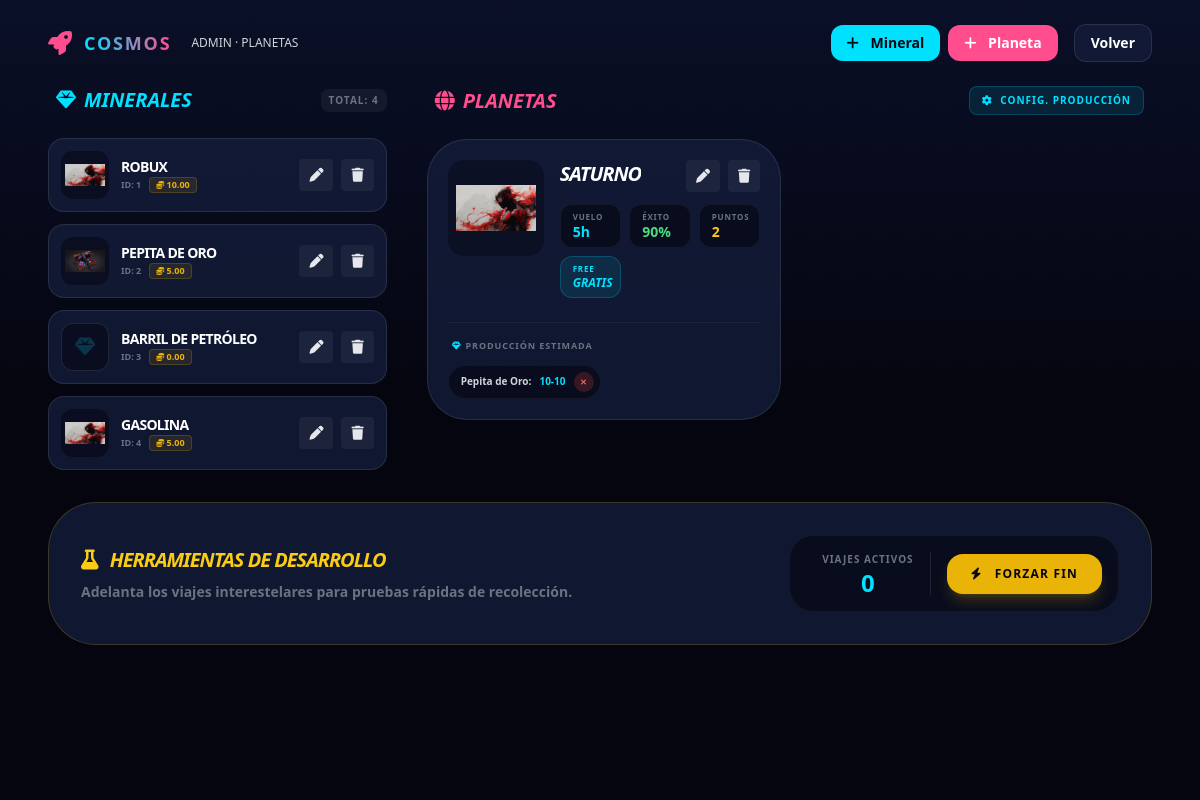
The page /dashboard/planets/ (signed in) on the database its author committed.
### game/models_planets.py (models this page shows, shortened)
class Mineral(models.Model):
    name = models.CharField(max_length=100)
    image = models.ImageField(upload_to="minerals/", null=True, blank=True)
    description = models.TextField(blank=True)
    gold_value = models.DecimalField(
        max_digits=12,
        decimal_places=2,
        default=Decimal('0.00'),
        help_text="Equivalencia en Cosmos Gold para 1 unidad de este mineral"
    )

class Planet(models.Model):
    name = models.CharField(max_length=100)
    image = models.ImageField(upload_to="planets/", null=True, blank=True)
    travel_time_base = models.PositiveIntegerField(help_text="Tiempo base en horas")
    success_rate_base = models.PositiveIntegerField(help_text="Porcentaje de éxito base (%)")
    puntos = models.PositiveIntegerField(default=0, help_text="Puntos máximos ganados por viaje exitoso")
    is_active = models.BooleanField(default=True)
    is_free = models.BooleanField(default=False)
    created_at = models.DateTimeField(auto_now_add=True)

class PlanetMineral(models.Model):
    planet = models.ForeignKey(Planet, on_delete=models.CASCADE, related_name="produced_minerals")
    mineral = models.ForeignKey(Mineral, on_delete=models.CASCADE)
    min_amount = models.PositiveIntegerField()
    max_amount = models.PositiveIntegerField()

### game/views_planets.py (the view, shortened to what this page needs)
# urls.py: path("dashboard/planets/", planets_admin, name="planets_admin"),
@login_required
@user_passes_test(is_admin)
def planets_admin(request):
    minerals = Mineral.objects.all()
    planets = Planet.objects.all()
    ongoing_count = MiningTrip.objects.filter(status='ongoing').count()
    return render(request, 'game/planets_admin.html', {
        'minerals': minerals,
        'planets': planets,
        'ongoing_count': ongoing_count,
    })

### game/views_planets.py (called while the page is built)
def is_admin(user):
    return user.is_superuser

### game/templates/game/planets_admin.html (shortened to what this page needs)
<!DOCTYPE html>
<html lang="es">
<head>
    <script src="https://cdn.tailwindcss.com"></script>
    <link rel="stylesheet" href="https://cdnjs.cloudflare.com/ajax/libs/font-awesome/6.4.0/css/all.min.css" />
    <link rel="stylesheet" href="https://cdnjs.cloudflare.com/ajax/libs/animate.css/4.1.1/animate.min.css"/>
</head>
<body class="min-h-screen bg-space text-white overflow-x-hidden relative">
    <div class="absolute inset-0 bg-[radial-gradient(circle,_rgba(255,255,255,0.15)_1px,_transparent_1px)] bg-[size:32px_32px] opacity-20"></div>
    <div class="absolute inset-0 bg-gradient-to-b from-blue-900/20 via-transparent to-pink-900/20"></div>
    <header class="relative z-10 px-6 py-6 flex items-center justify-between max-w-6xl mx-auto flex-wrap gap-4">
        <div class="flex items-center gap-3">
            <i class="fas fa-rocket text-pink text-2xl"></i>
            <span class="font-extrabold tracking-widest text-lg bg-gradient-to-r from-accent to-pink bg-clip-text text-transparent">COSMOS</span>
            <span class="text-xs text-gray-300 ml-2 hidden md:inline">ADMIN · PLANETAS</span>
        </div>
        <div class="flex items-center gap-2 flex-wrap justify-end">
            <button onclick="openCreateMineral()" class="bg-accent text-space px-4 py-2 rounded-xl text-sm font-black hover:scale-105 transition-all">
                <i class="fas fa-plus mr-2"></i> Mineral
            </button>
            <button onclick="openCreatePlanet()" class="bg-pink text-white px-4 py-2 rounded-xl text-sm font-black hover:scale-105 transition-all">
                <i class="fas fa-plus mr-2"></i> Planeta
            </button>
            <a href="{% url 'admin_dashboard' %}" class="bg-card backdrop-blur-xl border border-white/10 px-4 py-2 rounded-xl text-sm font-semibold hover:border-accent/40 transition-all ml-2">
                Volver
            </a>
        </div>
    </header>
    <main class="relative z-10 px-6 pb-12 max-w-6xl mx-auto space-y-8">
        <div class="grid lg:grid-cols-12 gap-8">
            <div class="lg:col-span-4 space-y-6">
                <div class="flex items-center justify-between px-2">
                    <h2 class="text-xl font-black flex items-center gap-2 text-accent italic">
                        <i class="fas fa-gem"></i> MINERALES
                    </h2>
                    <span class="text-[10px] bg-white/5 px-2 py-1 rounded-lg text-gray-500 font-bold uppercase tracking-widest">
                        Total: {{ minerals|length }}
                    </span>
                </div>
                <div class="space-y-3 max-h-[800px] overflow-y-auto pr-2 custom-scrollbar">
                    {% for m in minerals %}
                        <div class="group flex items-center gap-3 bg-card border border-white/10 p-3 rounded-2xl hover:border-accent/30 transition-all">
                            {% if m.image %}
                                <img src="{{ m.image.url }}" class="w-12 h-12 rounded-xl object-contain bg-space/50 p-1">
                            {% else %}
                                <div class="w-12 h-12 rounded-xl bg-space/50 flex items-center justify-center border border-white/10 text-accent/20">
                                    <i class="fas fa-gem text-xl"></i>
                                </div>
                            {% endif %}
                            <div class="flex-1">
                                <p class="font-black text-sm text-white uppercase tracking-tighter">{{ m.name }}</p>
                                <div class="flex items-center gap-2">
                                    <p class="text-[9px] text-gray-500 font-bold uppercase">ID: {{ m.id }}</p>
                                    <span class="text-[9px] bg-yellow-500/10 text-yellow-500 px-1.5 rounded border border-yellow-500/20 font-black">
                                        <i class="fas fa-coins text-[8px]"></i> {{ m.gold_value }}
                                    </span>
                                </div>
                            </div>
                            <div class="flex gap-2">
                                <button type="button" onclick="openEditMineral('{{ m.id }}', '{{ m.name }}', '{% if m.image %}{{ m.image.url }}{% endif %}', '{{ m.gold_value }}')" class="px-2.5 py-1.5 rounded bg-white/5 text-gray-200 text-sm hover:bg-white/10 hover:text-accent transition-colors">
                                    <i class="fas fa-pen"></i>
                                </button>
                                <form method="POST" onsubmit="return confirm('¿Eliminar mineral?')">
                                    <button type="submit" class="px-2.5 py-1.5 rounded bg-white/5 text-gray-200 text-sm hover:bg-white/10 hover:text-red-400 transition-colors">
                                        <i class="fas fa-trash"></i>
                                    </button>
                                </form>
                            </div>
                        </div>
                    {% empty %}
                        <p class="text-gray-500 text-sm italic text-center py-12 bg-card rounded-3xl border border-dashed border-white/5">No hay minerales creados.</p>
                    {% endfor %}
                </div>
            </div>
            <div class="lg:col-span-8 space-y-6">
                <div class="flex items-center justify-between px-2">
                    <h2 class="text-xl font-black flex items-center gap-2 text-pink italic">
                        <i class="fas fa-globe"></i> PLANETAS
                    </h2>
                    <div class="flex gap-2">
                        <button onclick="openConfigProduction()" class="text-[10px] bg-accent/10 text-accent px-3 py-1.5 rounded-lg font-black uppercase tracking-widest border border-accent/20 hover:bg-accent hover:text-space transition-all">
                            <i class="fas fa-cog mr-1"></i> Config. Producción
                        </button>
                    </div>
                </div>
                <div class="grid md:grid-cols-2 gap-4">
                    {% for p in planets %}
                        <div class="bg-card border border-white/10 p-5 rounded-[2.5rem] hover:border-pink/30 transition-all relative overflow-hidden">
                            <div class="flex flex-col sm:flex-row items-start gap-4">
                                {% if p.image %}
                                    <div class="w-full sm:w-24 h-32 sm:h-24 rounded-2xl bg-space/40 px-2 py-2 flex items-center justify-center">
                                        <img src="{{ p.image.url }}" class="w-full h-full object-contain">
                                    </div>
                                {% else %}
                                    <div class="w-full sm:w-24 h-32 sm:h-24 rounded-2xl bg-space/40 flex items-center justify-center border border-white/5 text-pink/20">
                                        <i class="fas fa-globe text-4xl"></i>
                                    </div>
                                {% endif %}
                                <div class="flex-1 w-full">
                                    <div class="flex flex-col sm:flex-row sm:justify-between sm:items-start mb-3 gap-2">
                                        <h3 class="text-xl font-black italic text-white uppercase tracking-tighter truncate w-full sm:w-auto">{{ p.name }}</h3>
                                        <div class="flex gap-2 self-start">
                                            <button type="button" onclick="openEditPlanet('{{ p.id }}', '{{ p.name }}', '{{ p.travel_time_base }}', '{{ p.success_rate_base }}', '{{ p.puntos }}', '{% if p.image %}{{ p.image.url }}{% endif %}', '{{ p.is_free }}')" class="px-2.5 py-1.5 rounded bg-white/5 text-gray-200 text-sm hover:bg-white/10 hover:text-pink transition-colors">
                                                <i class="fas fa-pen"></i>
                                            </button>
                                            <form method="POST" onsubmit="return confirm('¿Eliminar planeta?')">
                                                <button type="submit" class="px-2.5 py-1.5 rounded bg-white/5 text-gray-200 text-sm hover:bg-white/10 hover:text-red-400 transition-colors">
                                                    <i class="fas fa-trash"></i>
                                                </button>
                                            </form>
                                        </div>
                                    </div>
                                    <div class="grid grid-cols-3 gap-2 mb-2">
                                        <div class="bg-space/60 px-3 py-2 rounded-xl border border-white/5">
                                            <p class="text-[8px] text-gray-500 uppercase font-black tracking-widest leading-none mb-1">Vuelo</p>
                                            <p class="text-sm font-black text-accent leading-none">{{ p.travel_time_base }}h</p>
                                        </div>
                                        <div class="bg-space/60 px-3 py-2 rounded-xl border border-white/5">
                                            <p class="text-[8px] text-gray-500 uppercase font-black tracking-widest leading-none mb-1">Éxito</p>
                                            <p class="text-sm font-black text-green-400 leading-none">{{ p.success_rate_base }}%</p>
                                        </div>
                                        <div class="bg-space/60 px-3 py-2 rounded-xl border border-white/5">
                                            <p class="text-[8px] text-gray-500 uppercase font-black tracking-widest leading-none mb-1">Puntos</p>
                                            <p class="text-sm font-black text-yellow-400 leading-none">{{ p.puntos }}</p>
                                        </div>
                                        {% if p.is_free %}
                                        <div class="bg-accent/10 px-3 py-2 rounded-xl border border-accent/20">
                                            <p class="text-[8px] text-accent uppercase font-black tracking-widest leading-none mb-1">Free</p>
                                            <p class="text-xs font-black text-accent leading-none italic">GRATIS</p>
                                        </div>
                                        {% endif %}
                                    </div>
                                </div>
                            </div>
                            <div class="mt-4 pt-4 border-t border-white/5">
                                <div class="flex items-center justify-between mb-3 px-1">
                                    <p class="text-[9px] text-gray-500 uppercase font-bold tracking-widest flex items-center gap-1">
                                        <i class="fas fa-gem text-accent"></i> Producción estimada
                                    </p>
                                </div>
                                <div class="flex flex-wrap gap-2">
                                    {% for pm in p.produced_minerals.all %}
                                        <div class="flex items-center gap-2 bg-space/60 py-1.5 pl-3 pr-1.5 rounded-full border border-white/5 text-[10px]">
                                            <span class="font-bold text-gray-300">{{ pm.mineral.name }}:</span>
                                            <span class="text-accent font-black">{{ pm.min_amount }}-{{ pm.max_amount }}</span>
                                            <form method="POST">
                                                <button type="submit" class="w-5 h-5 rounded-full bg-red-500/20 text-red-400 hover:bg-red-500 hover:text-white transition-all flex items-center justify-center">
                                                    <i class="fas fa-times text-[8px]"></i>
                                                </button>
                                            </form>
                                        </div>
                                    {% empty %}
                                        <p class="text-[10px] text-gray-600 italic px-2">Sin recursos linkeados</p>
                                    {% endfor %}
                                </div>
                            </div>
                        </div>
                    {% endfor %}
                </div>
            </div>
        </div>
        <div class="mt-8 bg-card border border-yellow-500/20 p-6 sm:p-8 rounded-[2rem] sm:rounded-[3rem]">
            <div class="flex flex-col md:flex-row items-center justify-between gap-6">
                <div class="space-y-2 text-center md:text-left">
                    <h2 class="text-xl font-black text-yellow-400 uppercase tracking-tighter italic">
                        <i class="fas fa-flask mr-2"></i> Herramientas de Desarrollo
                    </h2>
                    <p class="text-sm text-gray-500 font-bold">Adelanta los viajes interestelares para pruebas rápidas de recolección.</p>
                </div>
                <div class="flex flex-col sm:flex-row items-stretch sm:items-center gap-4 w-full md:w-auto bg-space/60 p-4 rounded-3xl border border-white/5">
                    <div class="text-center px-4 sm:border-r border-white/10 pb-4 sm:pb-0 border-b sm:border-b-0">
                        <p class="text-[10px] text-gray-500 uppercase font-black tracking-widest mb-1">Viajes Activos</p>
                        <p class="text-2xl font-black text-accent leading-none">{{ ongoing_count }}</p>
                    </div>
                    <form method="POST" class="w-full sm:w-auto">
                        <button type="submit" class="w-full sm:w-auto bg-yellow-500 text-space font-black py-3 px-6 rounded-xl sm:rounded-2xl hover:scale-[1.05] active:scale-95 transition-all text-xs uppercase tracking-widest shadow-lg shadow-yellow-500/20">
                            <i class="fas fa-bolt mr-2"></i> Forzar Fin
                        </button>
                    </form>
                </div>
            </div>
        </div>
    </main>
</body>
</html>

### rows shown on the page
Mineral: image (picture), name "ROBUX", id "1", gold_value "10.00"
Mineral: image (picture), name "PEPITA DE ORO", id "2", gold_value "5.00"
Mineral: name "BARRIL DE PETRÓLEO", id "3", gold_value "0.00"
Mineral: image (picture), name "GASOLINA", id "4", gold_value "5.00"
Planet: image (picture), name "SATURNO", travel_time_base "5", success_rate_base "90", puntos "2", is_free "FREE"
PlanetMineral: mineral.name "Pepita de Oro", min_amount "10", max_amount "10"

### other values the page prints
{{ minerals|length }} "4"
{{ ongoing_count }} "0"
